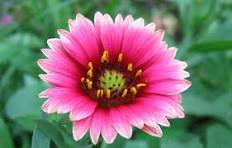
#> input picture image.jpg, 232 x 148 px
$ python EXP-10.py
#> lines starting #> are read from the running program, lines starting #| are printed output that depends on the picture

import cv2

# Read the input image
img = cv2.imread("image.jpg")
#> img is the input picture: shape (148, 232, 3); mean B, G, R 112.5, 115.7, 128.6

if img is None:
    print("Error: Image not found!")
else:
    # Rotate image 90 degrees clockwise
    rotated = cv2.rotate(img, cv2.ROTATE_90_CLOCKWISE)
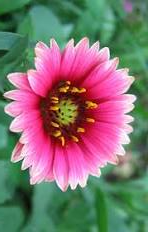
#> rotated: shape (232, 148, 3); mean B, G, R 112.5, 115.7, 128.6

    # Display original and rotated images
    cv2.imshow("Original Image", img)
    cv2.imshow("90 Degree Clockwise Rotated Image", rotated)

    # Save the rotated image
    cv2.imwrite("rotated_image.jpg", rotated)

    cv2.waitKey(0)
    cv2.destroyAllWindows()
